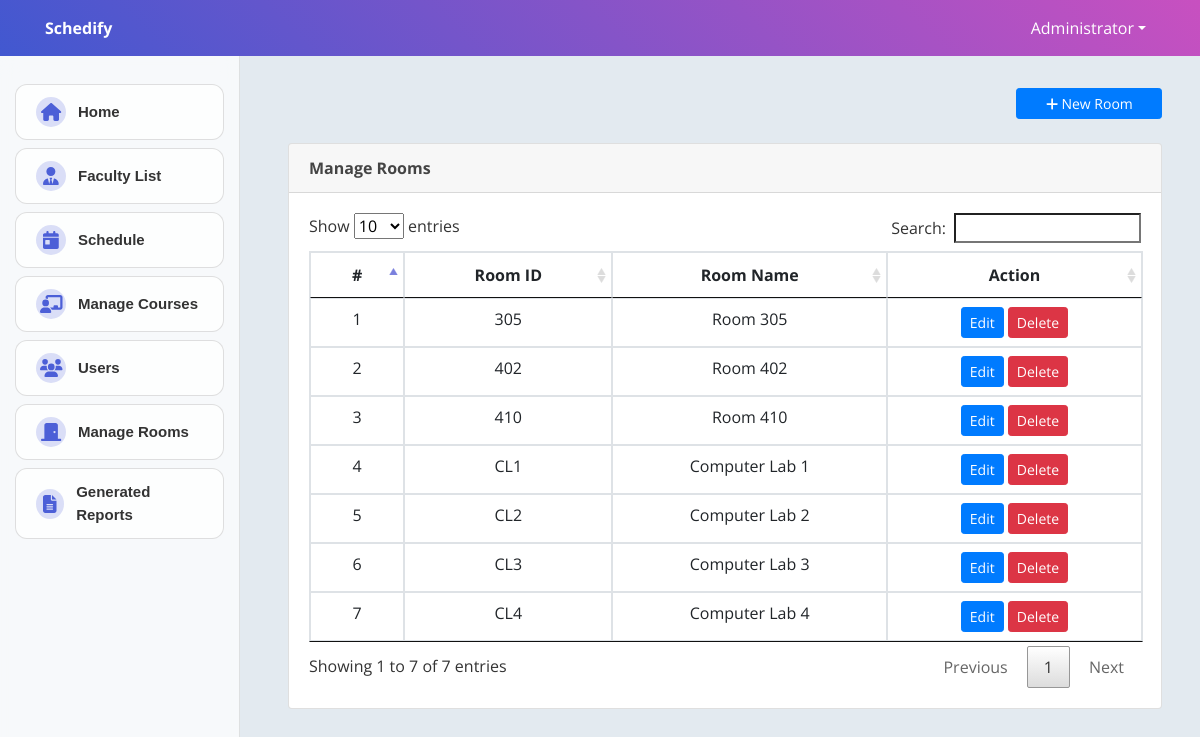
The app's page /index.php?page=manage_rooms (signed in) with its own data.
### tables this page shows
CREATE TABLE `rooms` (
  `room_id` varchar(10) NOT NULL,
  `room_name` varchar(50) NOT NULL
);

### manage_rooms.php (the view, shortened to what this page needs)
<?php
include('db_connect.php');
$rooms = $conn->query("SELECT * FROM rooms");
?>
<div class="container-fluid">
    <div class="col-lg-12">
        <div class="row mb-4 mt-4">
            <div class="col-md-12">
                <button class="btn btn-primary btn-block btn-sm col-sm-2 float-right" type="button" id="new_room">
                    <i class="fa fa-plus"></i> New Room
                </button>
            </div>
        </div>
        <div class="row">
            <div class="col-md-12">
                <div class="card">
                    <div class="card-header">
                        <b>Manage Rooms</b>
                    </div>
                    <div class="card-body">
                        <table class="table table-bordered table-hover">
                            <thead>
                                <tr>
                                    <th class="text-center">#</th>
                                    <th class="text-center">Room ID</th>
                                    <th class="text-center">Room Name</th>
                                    <th class="text-center">Action</th>
                                </tr>
                            </thead>
                            <tbody>
                                <?php
                                $i = 1;
                                while($row = $rooms->fetch_assoc()): ?>
                                <tr>
                                    <td class="text-center"><?php echo $i++ ?></td>
                                    <td class="text-center"><?php echo $row['room_id'] ?></td>
                                    <td class="text-center"><?php echo $row['room_name'] ?></td>
                                    <td class="text-center">
                                        <button class="btn btn-sm btn-primary edit_room" type="button" data-id="<?php echo $row['room_id'] ?>" data-room_name="<?php echo $row['room_name'] ?>">Edit</button>
                                        <button class="btn btn-sm btn-danger delete_room" type="button" data-id="<?php echo $row['room_id'] ?>">Delete</button>
                                    </td>
                                </tr>
                                <?php endwhile; ?>
                            </tbody>
                        </table>
                    </div>
                </div>
            </div>
        </div>
    </div>
</div>

### assets/fullcalendar/main.css (style rules this page uses)
:root { --fc-daygrid-event-dot-width: 8px; }
:root { --fc-list-event-dot-width: 10px; --fc-list-event-hover-bg-color: #f5f5f5; }

### assets/css/style.css (style rules this page uses)
body { font-family: "Open Sans", sans-serif; color: #444444; width: 100%; height: calc(100%); }

### index.php (style rules this page uses)
body { background: #e3eaf0; }
.row { display: flex; flex-wrap: wrap; gap: 20px; }

### records on screen
rooms: room_id "305", room_name "Room 305"
rooms: room_id "402", room_name "Room 402"
rooms: room_id "410", room_name "Room 410"
rooms: room_id "CL1", room_name "Computer Lab 1"
rooms: room_id "CL2", room_name "Computer Lab 2"
rooms: room_id "CL3", room_name "Computer Lab 3"
rooms: room_id "CL4", room_name "Computer Lab 4"

### other values on screen
$_SESSION['login_name'] "Administrator"
